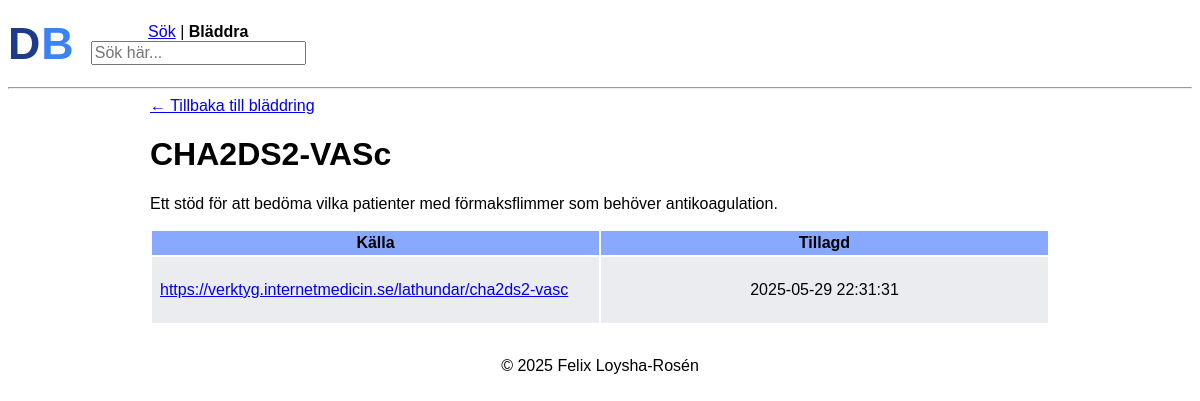
Page /63?from= on the earlier database version.
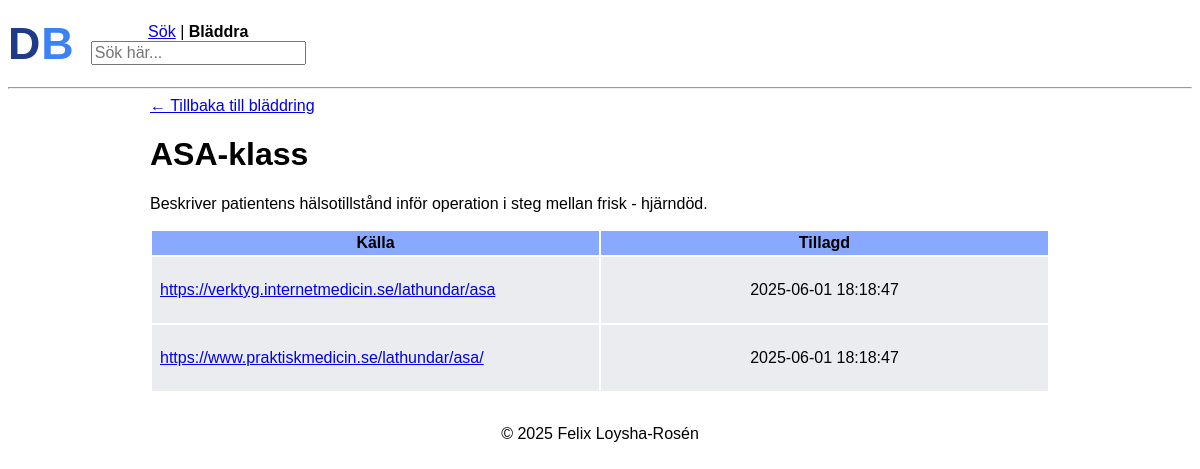
Same page on the later database version.
### tables this page shows
CREATE TABLE docs (
    id INTEGER PRIMARY KEY AUTOINCREMENT,
    name TEXT NOT NULL UNIQUE,
    abbreviation TEXT,
    description TEXT NOT NULL,
    keywords TEXT,
    date_added TIMESTAMP DEFAULT CURRENT_TIMESTAMP
);

CREATE TABLE links (
    id INTEGER PRIMARY KEY AUTOINCREMENT,
    doc_id INTEGER NOT NULL,
    docbase_link TEXT,
    source_link TEXT,
    votes INTEGER DEFAULT 0,
    date_added TIMESTAMP DEFAULT CURRENT_TIMESTAMP,
    FOREIGN KEY (doc_id) REFERENCES docs(id) ON DELETE CASCADE
);

### app.py (the view)
@app.route("/<int:id>")
def show_detail(id):
    if id <= 0:
        return "Invalid ID", 400
    referrer = request.args.get("from", "")
    conn = get_db_connection()
    doc = conn.execute(
        "SELECT * FROM docs WHERE id = ?",
        (id,),
    ).fetchone()
    if doc is None:
        return "doc not found", 404
    links = conn.execute(
        "SELECT * FROM links WHERE doc_id = ?",
        (id,),
    ).fetchall()
    conn.close()
    return render_template("detail.html", doc=doc, links=links, referrer=referrer)

### app.py (called while the page is built)
def get_db_connection():
    conn = sqlite3.connect("docbase.db")
    conn.row_factory = sqlite3.Row
    return conn

### templates/detail.html (shortened to what this page needs)
{% extends "base.html" %}
{% block body %}
    <header class="search-header">
        <div class="text-logo">
            <a href="{{ url_for('index') }}" class="logo"><span class="doc">D</span><span class="base">B</span></a>
        </div>
        <div class="search-bar">
            {% if referrer %}
            <p><strong>Sök</strong> | <a href="{{ url_for('browse') }}">Bläddra</a></p>
            {% else %}
            <p><a href="{{ url_for('search') }}">Sök</a> | <strong>Bläddra</strong></p>
            {% endif %}
            <form action="/s" method="get">
                <input class="q" autocomplete="off" autofocus name="q" placeholder="Sök här..." type="search">
            </form>
        </div>
    </header>
    <main class="main-detail">
        <hr>
        <div class="detail-outer-container">
            <div class="detail-inner-container">
                <div class="back-button">
                    {% if referrer %}
                        <a href="{{ url_for('search', q=referrer) }}" class="back-link">← Tillbaka till sökresultaten</a>
                    {% else %}
                        <a href="{{ url_for('browse') }}" class="back-link">← Tillbaka till bläddring</a>
                    {% endif %}
                </div>
                <h1>
                    {{ doc.name }}
                </h1>
                {% if doc.description %}
                <p>{{ doc.description }}</p>
                {% endif %}
                {% if links %}
                <table class="links-table">
                    <tr>
                        {% if links|selectattr('source_link')|list %}
                            <th>Källa</th>
                        {% endif %}
                        <th>Tillagd</th>
                    </tr>
                    {% for link in links %}
                    <tr>
                        {% if link.source_link %}
                        <td>
                            <p class="links-table-link">
                                <a href="{{ link.source_link }}">
                                    {{ link.source_link }}
                                </a>
                            </p>
                        </td>
                        {% endif %}
                        <td class="date-added">
                            <p>{{ link.date_added }}</p>
                        </td>
                    </tr>
                    {% endfor %}
                </table>
                {% endif %}
            </div>
        </div>
    </main>
{% endblock %}

### templates/base.html (shortened to what this page needs)
<!DOCTYPE html>
<html lang="sv">
    <head>
        <link href="static/style.css" rel="stylesheet">
    </head>
    <body>
        {% block body %}
        {% endblock %}
        <footer>
            <p>&copy; <span class="copy-year"></span> Felix Loysha-Rosén</p>
        </footer>
    </body>
</html>

### static/style.css (style rules this page uses)
html { font-family: Arial, Helvetica, sans-serif; }
.detail-outer-container { display: flex; flex-direction: column; align-items: center; justify-content: center; width: 100%; }
.detail-inner-container { width: 100%; max-width: 900px; padding: 0 20px; }
.text-logo { font-family: 'Arial', sans-serif; font-size: 2.8em; font-weight: bold; color: #2563eb; padding: 10px 0; letter-spacing: 1px; }
.text-logo .doc { color: #1e3a8a; }
.text-logo .base { color: #3b82f6; }
.logo { text-decoration: none; }
.search-header { display: flex; align-items: center; gap: 1em; }
th { padding: 3px; background-color: rgb(136, 169, 255); }
.q { max-width: 300px; font-size: 16px; }
.search-bar p { margin: 0; text-align: center; }
tr { background-color: rgba(227, 229, 233, 0.715) }
td { padding: 0 3px; }
footer { text-align: center; }
.links-table-link { overflow: hidden; text-overflow: ellipsis; white-space: nowrap; display: block; }
.links-table { max-width: 900px; width: 100%; table-layout: fixed; margin: 1em 0; }
.links-table td { max-width: 0; overflow: hidden; padding: 8px; }
.date-added { text-align: center !important; }

Differences in the rows shown:
no longer on this page (row edited): links: source_link "https://verktyg.internetmedicin.se/lathundar/cha2ds2-vasc", date_added "2025-05-29 22:31:31"
changed docs: name "CHA2DS2-VASc" → "ASA-klass"; description "Ett stöd för att bedöma vilka patienter med förmaksflimmer som behöver antikoagulation." → "Beskriver patientens hälsotillstånd inför operation i steg mellan frisk - hjärndöd."
now on this page (row edited): links: source_link "https://verktyg.internetmedicin.se/lathundar/asa", date_added "2025-06-01 18:18:47"
now on this page (row edited): links: source_link "https://www.praktiskmedicin.se/lathundar/asa/", date_added "2025-06-01 18:18:47"
